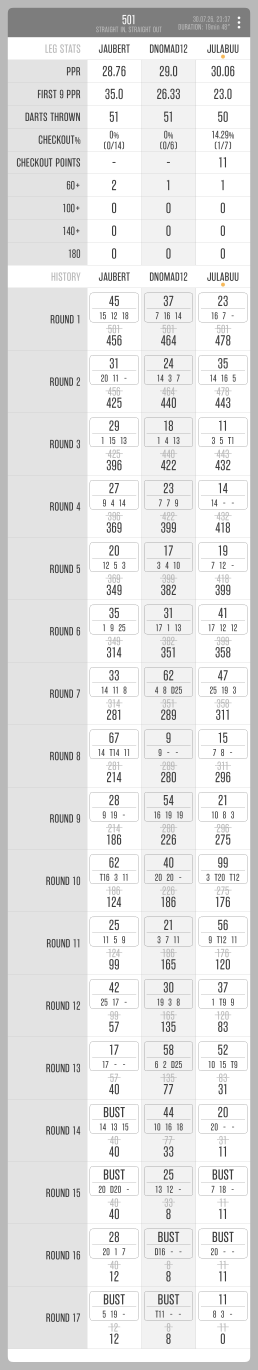
#> input picture docs/uploads/IMG_5945.jpeg, 1290 x 6849 px (shown at 1/5 size); its folder holds only this picture in this run
$ python ocr_extract.py
#> lines starting #> are read from the running program, lines starting #| are printed output that depends on the picture
#> in ocr_image, img is the input picture: PIL image 1290x6849 RGB; mean R, G, B 229.2, 229.2, 229.1
#!/usr/bin/env python3
"""
OCR extractor enhanced for database ingestion.

Behavior:
- Processes all images in docs/uploads that have not been processed before (tracked in SQLite uploads table).
- Runs Tesseract OCR, extracts raw text, attempts to find a date in the screenshot, and parses table-like player rows.
- Inserts/updates an SQLite DB at docs/data/standings.db with these tables:
  - players (id, name)
  - matches (id, date, gameType, sourceImage)
  - legs, visits, darts (created for schema completeness but not populated by OCR)
  - uploads (id, filename, uploaded_at, processed_at, ocr_raw, parse_status)
  - ocr_parsed_rows (history of parsed rows per upload)
- Also writes docs/data/standings.json as a convenience JSON export for the site.

Notes:
- This script uses pytesseract + Pillow + python-dateutil. The workflow installs tesseract-ocr system package and the Python deps from scripts/requirements.txt.
- Date extraction uses dateutil.parser.parse with fuzzy matching to locate likely date strings; result normalized to YYYY-MM-DD when possible.

"""

import os
import re
import json
import sys
import sqlite3
from datetime import datetime
from pathlib import Path
from PIL import Image, ImageOps
import pytesseract
from dateutil import parser as dateparser

ROOT = Path(__file__).resolve().parents[1]
UPLOADS = ROOT / 'docs' / 'uploads'
DB_PATH = ROOT / 'docs' / 'data' / 'standings.db'
JSON_PATH = ROOT / 'docs' / 'data' / 'standings.json'
OCR_RAW_DIR = ROOT / 'docs' / 'data'

IGNORES = {'.gitkeep', 'README.md'}
IMG_EXTS = {'.png', '.jpg', '.jpeg', '.tiff', '.bmp'}


def list_images():
    files = []
    if not UPLOADS.exists():
        return files
    for name in sorted(os.listdir(UPLOADS)):
        if name in IGNORES:
            continue
        lower = name.lower()
        ext = os.path.splitext(lower)[1]
        if ext in IMG_EXTS:
            files.append(name)
    return files


def preprocess(img: Image.Image) -> Image.Image:
    img = img.convert('L')
#> img: PIL image 1290x6849 L
    img = ImageOps.autocontrast(img)
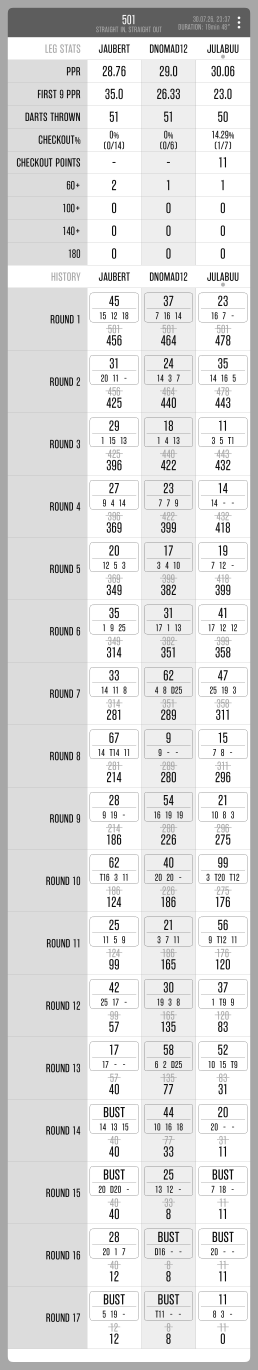
#> img: PIL image 1290x6849 L (shown at 1/5 size); min 0, max 255, mean 222.5
    w, h = img.size
#> w = 1290; h = 6849
    if max(w, h) < 1000:
        scale = 1000 / max(w, h)
        img = img.resize((int(w*scale), int(h*scale)), Image.BICUBIC)
    return img


def ocr_image(path: str) -> str:
    img = Image.open(path)
    img = preprocess(img)
    # psm 6 - single uniform block of text
    text = pytesseract.image_to_string(img, config='--psm 6')
    return text


# Date extraction heuristics
DATE_RE_PATTERNS = [
    r"\b(\d{4}-\d{1,2}-\d{1,2})\b",          # 2026-08-05
    r"\b(\d{1,2}/\d{1,2}/\d{2,4})\b",      # 08/05/2026 or 8/5/26
    r"\b(\d{1,2}[-\.]\d{1,2}[-\.]\d{2,4})\b", # 05.08.2026
    r"\b(January|February|March|April|May|June|July|August|September|October|November|December)\b.*?\b(\d{1,2})\b.*?(\d{4})", # Month name day year
    r"\b(\d{1,2})\s+(Jan|Feb|Mar|Apr|May|Jun|Jul|Aug|Sep|Oct|Nov|Dec)\.?\s*(\d{4})\b",
]


# [71 lines left out: functions extract_date, parse_players_from_text, not called in this run]


def ensure_schema(conn: sqlite3.Connection):
    c = conn.cursor()
    c.executescript(r"""
    PRAGMA foreign_keys = ON;
    CREATE TABLE IF NOT EXISTS players (
      id INTEGER PRIMARY KEY,
      name TEXT NOT NULL UNIQUE
    );

    CREATE TABLE IF NOT EXISTS matches (
      id INTEGER PRIMARY KEY,
      date TEXT,
      gameType TEXT,
      sourceImage TEXT
    );

    CREATE TABLE IF NOT EXISTS legs (
      id INTEGER PRIMARY KEY,
      matchId INTEGER REFERENCES matches(id)
    );

    CREATE TABLE IF NOT EXISTS visits (
      id INTEGER PRIMARY KEY,
      legId INTEGER REFERENCES legs(id),
      playerId INTEGER REFERENCES players(id),
      round INTEGER,
      score INTEGER,
      remaining INTEGER
    );

    CREATE TABLE IF NOT EXISTS darts (
      id INTEGER PRIMARY KEY,
      visitId INTEGER REFERENCES visits(id),
      dartNumber INTEGER,
      multiplier INTEGER,
      segment INTEGER
    );

    CREATE TABLE IF NOT EXISTS uploads (
      id INTEGER PRIMARY KEY,
      filename TEXT NOT NULL UNIQUE,
      uploaded_at TEXT,
      processed_at TEXT,
      ocr_raw TEXT,
      parse_status TEXT
    );

    CREATE TABLE IF NOT EXISTS ocr_parsed_rows (
      id INTEGER PRIMARY KEY,
      upload_id INTEGER REFERENCES uploads(id) ON DELETE CASCADE,
      row_index INTEGER,
      raw_text TEXT,
      name TEXT,
      matchesPlayed INTEGER,
      wins INTEGER,
      losses INTEGER,
      legsFor INTEGER,
      legsAgainst INTEGER,
      diff INTEGER,
      points INTEGER,
      parsed_at TEXT DEFAULT CURRENT_TIMESTAMP
    );
    """)
    conn.commit()


def processed_filenames(conn: sqlite3.Connection):
    c = conn.cursor()
    c.execute('SELECT filename FROM uploads')
    return {row[0] for row in c.fetchall()}


# [17 lines left out: functions file_mtime_iso, upsert_player, not called in this run]


def process_image(conn: sqlite3.Connection, filename: str):
    path = UPLOADS / filename
    print('Processing', filename)
    text = ocr_image(str(path))
    # save raw OCR to a file for debugging (one per upload)
    OCR_RAW_DIR.mkdir(parents=True, exist_ok=True)
    raw_file = OCR_RAW_DIR / f'ocr_raw_{filename}.txt'
    with open(raw_file, 'w', encoding='utf-8') as f:
        f.write(text)
    # attempt to extract date
    date_iso = extract_date(text)
    parse_status = 'ok' if date_iso else 'no_date'
    # parse players
    players = parse_players_from_text(text)

    c = conn.cursor()
    uploaded_at = file_mtime_iso(path)
    processed_at = datetime.utcnow().isoformat() + 'Z'
    c.execute('INSERT OR IGNORE INTO uploads (filename, uploaded_at, processed_at, ocr_raw, parse_status) VALUES (?,?,?,?,?)', (
        filename, uploaded_at, processed_at, text, parse_status
    ))
    conn.commit()
    c.execute('SELECT id FROM uploads WHERE filename = ?', (filename,))
    upload_id = c.fetchone()[0]

    # insert a match record representing this screenshot (date may be null)
    c.execute('INSERT INTO matches (date, gameType, sourceImage) VALUES (?,?,?)', (date_iso, None, 'docs/uploads/' + filename))
    conn.commit()
    match_id = c.lastrowid

    # record parsed rows
    for p in players:
        # insert player if not exists
        player_id = None
        try:
            player_id = upsert_player(conn, p['name'])
        except Exception as e:
            print('Player upsert failed for', p['name'], e)
        c.execute('''INSERT INTO ocr_parsed_rows (upload_id, row_index, raw_text, name, matchesPlayed, wins, losses, legsFor, legsAgainst, diff, points)
                     VALUES (?,?,?,?,?,?,?,?,?,?,?)''', (
            upload_id, p.get('row_index'), None, p['name'], p.get('matchesPlayed'), p.get('wins'), p.get('losses'), p.get('legsFor'), p.get('legsAgainst'), p.get('diff'), p.get('points')
        ))
    conn.commit()

    # write a convenience JSON summary for the upload
    j = {
        'sourceImage': 'docs/uploads/' + filename,
        'date': date_iso,
        'parse_status': parse_status,
        'players': players
    }
    with open(JSON_PATH, 'w', encoding='utf-8') as f:
        json.dump(j, f, indent=2)
    print('Processed', filename, '->', len(players), 'players; date=', date_iso)


def main():
    images = list_images()
    if not images:
        print('No images found in', UPLOADS)
        sys.exit(0)

    OCR_RAW_DIR.mkdir(parents=True, exist_ok=True)
    DB_PATH.parent.mkdir(parents=True, exist_ok=True)

    conn = sqlite3.connect(str(DB_PATH))
    ensure_schema(conn)

    processed = processed_filenames(conn)
    to_process = [img for img in images if img not in processed]
    if not to_process:
        print('No new images to process')
        conn.close()
        sys.exit(0)

    for img in to_process:
        try:
            process_image(conn, img)
        except Exception as e:
            print('Failed to process', img, e)
    conn.close()
    print('Done')


if __name__ == '__main__':
    main()

$ run again, on docs/uploads/IMG_5949.jpeg
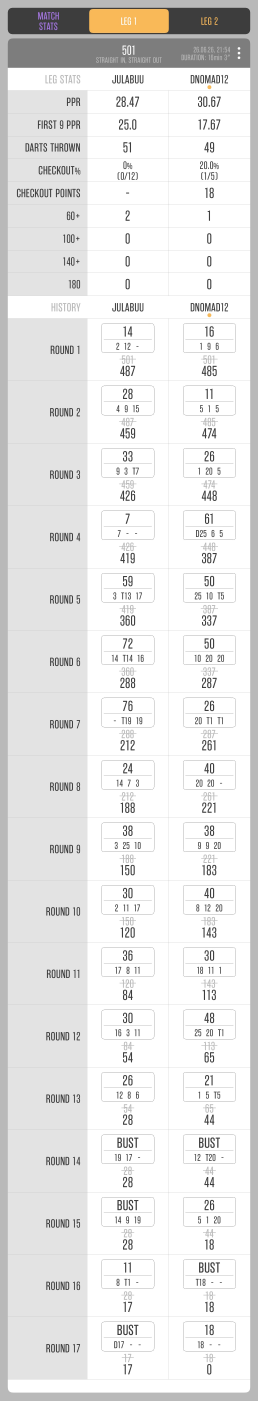
#> input picture docs/uploads/IMG_5949.jpeg, 1290 x 7002 px (shown at 1/5 size)
#> in ocr_image, img is the input picture: PIL image 1290x7002 RGB; mean R, G, B 231.3, 230.9, 230.5
#> in preprocess, `img = ImageOps.autocontrast(img)`:
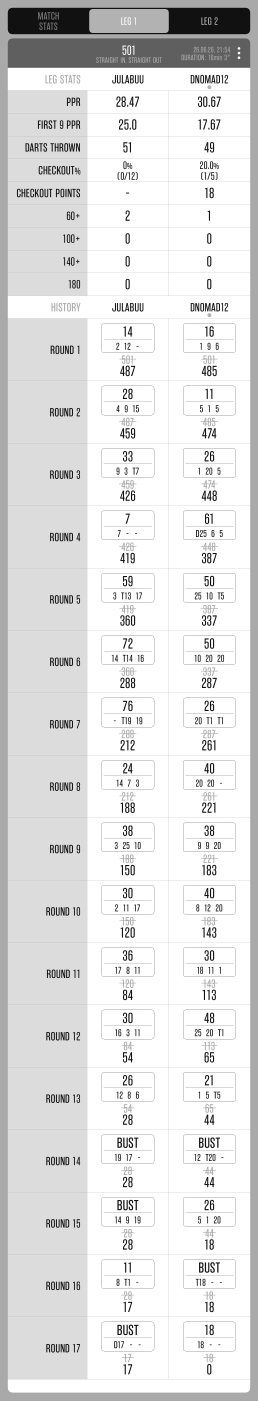
#> img: PIL image 1290x7002 L (shown at 1/5 size); min 0, max 255, mean 225.3
